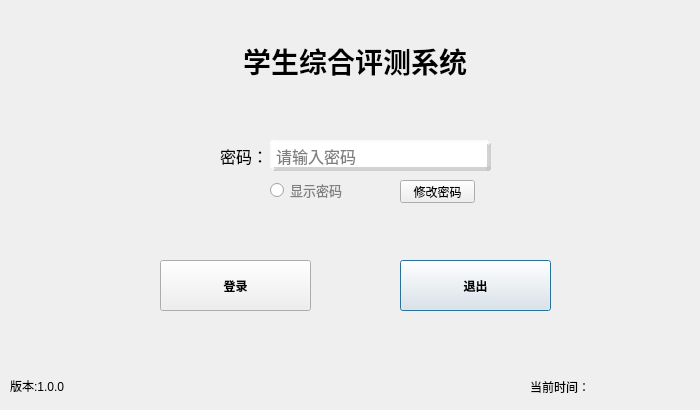
<?xml version="1.0" encoding="UTF-8"?>
<ui version="4.0">
 <class>LoginDialog</class>
 <widget class="QDialog" name="LoginDialog">
  <property name="windowModality">
   <enum>Qt::NonModal</enum>
  </property>
  <property name="enabled">
   <bool>true</bool>
  </property>
  <property name="geometry">
   <rect>
    <x>0</x>
    <y>0</y>
    <width>700</width>
    <height>410</height>
   </rect>
  </property>
  <property name="focusPolicy">
   <enum>Qt::NoFocus</enum>
  </property>
  <property name="statusTip">
   <string/>
  </property>
  <property name="whatsThis">
   <string/>
  </property>
  <property name="styleSheet">
   <string notr="true"/>
  </property>
  <property name="inputMethodHints">
   <set>Qt::ImhNone</set>
  </property>
  <property name="sizeGripEnabled">
   <bool>false</bool>
  </property>
  <property name="modal">
   <bool>false</bool>
  </property>
  <widget class="QLabel" name="headlineLabel">
   <property name="enabled">
    <bool>true</bool>
   </property>
   <property name="geometry">
    <rect>
     <x>0</x>
     <y>40</y>
     <width>710</width>
     <height>41</height>
    </rect>
   </property>
   <property name="sizePolicy">
    <sizepolicy hsizetype="Preferred" vsizetype="Preferred">
     <horstretch>0</horstretch>
     <verstretch>0</verstretch>
    </sizepolicy>
   </property>
   <property name="font">
    <font>
     <family>微软雅黑</family>
     <pointsize>21</pointsize>
     <weight>75</weight>
     <italic>false</italic>
     <bold>true</bold>
     <underline>false</underline>
     <strikeout>false</strikeout>
     <kerning>true</kerning>
    </font>
   </property>
   <property name="toolTip">
    <string>&lt;html&gt;&lt;head/&gt;&lt;body&gt;&lt;p align=&quot;center&quot;&gt;&lt;span style=&quot; font-size:12pt; font-weight:400;&quot;&gt;欢迎使用学生综合评测系统！&lt;/span&gt;&lt;/p&gt;&lt;/body&gt;&lt;/html&gt;</string>
   </property>
   <property name="whatsThis">
    <string>&lt;html&gt;&lt;head/&gt;&lt;body&gt;&lt;p&gt;&lt;span style=&quot; font-size:12pt; font-weight:400;&quot;&gt;欢迎来到学生综合评测系统&lt;/span&gt;&lt;/p&gt;&lt;/body&gt;&lt;/html&gt;</string>
   </property>
   <property name="layoutDirection">
    <enum>Qt::LeftToRight</enum>
   </property>
   <property name="autoFillBackground">
    <bool>false</bool>
   </property>
   <property name="styleSheet">
    <string notr="true">background-image: url(:/myImages/images/studentbk2.jpg);</string>
   </property>
   <property name="frameShape">
    <enum>QFrame::NoFrame</enum>
   </property>
   <property name="lineWidth">
    <number>1</number>
   </property>
   <property name="midLineWidth">
    <number>0</number>
   </property>
   <property name="text">
    <string>学生综合评测系统</string>
   </property>
   <property name="alignment">
    <set>Qt::AlignCenter</set>
   </property>
   <property name="margin">
    <number>0</number>
   </property>
   <property name="indent">
    <number>-1</number>
   </property>
  </widget>
  <widget class="QStackedWidget" name="stackedWidget">
   <property name="geometry">
    <rect>
     <x>0</x>
     <y>100</y>
     <width>711</width>
     <height>231</height>
    </rect>
   </property>
   <property name="currentIndex">
    <number>0</number>
   </property>
   <widget class="QWidget" name="page_0">
    <widget class="QRadioButton" name="showPwdBtn">
     <property name="enabled">
      <bool>true</bool>
     </property>
     <property name="geometry">
      <rect>
       <x>270</x>
       <y>80</y>
       <width>91</width>
       <height>20</height>
      </rect>
     </property>
     <property name="font">
      <font>
       <family>Adobe Arabic</family>
       <pointsize>10</pointsize>
       <weight>50</weight>
       <bold>false</bold>
      </font>
     </property>
     <property name="styleSheet">
      <string notr="true">color: rgb(127, 127, 127);</string>
     </property>
     <property name="text">
      <string>显示密码</string>
     </property>
     <property name="checked">
      <bool>false</bool>
     </property>
    </widget>
    <widget class="QPushButton" name="quitBtn">
     <property name="geometry">
      <rect>
       <x>400</x>
       <y>160</y>
       <width>151</width>
       <height>51</height>
      </rect>
     </property>
     <property name="font">
      <font>
       <family>微软雅黑</family>
       <weight>75</weight>
       <italic>false</italic>
       <bold>true</bold>
      </font>
     </property>
     <property name="styleSheet">
      <string notr="true"/>
     </property>
     <property name="text">
      <string>退出</string>
     </property>
    </widget>
    <widget class="QPushButton" name="loginBtn">
     <property name="geometry">
      <rect>
       <x>160</x>
       <y>160</y>
       <width>151</width>
       <height>51</height>
      </rect>
     </property>
     <property name="font">
      <font>
       <family>微软雅黑</family>
       <weight>75</weight>
       <italic>false</italic>
       <bold>true</bold>
      </font>
     </property>
     <property name="styleSheet">
      <string notr="true"/>
     </property>
     <property name="text">
      <string>登录</string>
     </property>
    </widget>
    <widget class="QLabel" name="pwdLabel">
     <property name="geometry">
      <rect>
       <x>220</x>
       <y>40</y>
       <width>61</width>
       <height>31</height>
      </rect>
     </property>
     <property name="font">
      <font>
       <pointsize>12</pointsize>
      </font>
     </property>
     <property name="toolTip">
      <string>&lt;html&gt;&lt;head/&gt;&lt;body&gt;&lt;p&gt;请在右框中输入密码&lt;/p&gt;&lt;/body&gt;&lt;/html&gt;</string>
     </property>
     <property name="layoutDirection">
      <enum>Qt::LeftToRight</enum>
     </property>
     <property name="text">
      <string>密码：</string>
     </property>
    </widget>
    <widget class="QLineEdit" name="pwdLineEdit">
     <property name="enabled">
      <bool>true</bool>
     </property>
     <property name="geometry">
      <rect>
       <x>270</x>
       <y>40</y>
       <width>221</width>
       <height>31</height>
      </rect>
     </property>
     <property name="font">
      <font>
       <pointsize>12</pointsize>
      </font>
     </property>
     <property name="toolTip">
      <string>&lt;html&gt;&lt;head/&gt;&lt;body&gt;&lt;p align=&quot;center&quot;&gt;默认密码为123456&lt;/p&gt;&lt;/body&gt;&lt;/html&gt;</string>
     </property>
     <property name="whatsThis">
      <string>&lt;html&gt;&lt;head/&gt;&lt;body&gt;&lt;p&gt;您输入的密码将会与数据库中密码进行比对&lt;/p&gt;&lt;/body&gt;&lt;/html&gt;</string>
     </property>
     <property name="layoutDirection">
      <enum>Qt::LeftToRight</enum>
     </property>
     <property name="styleSheet">
      <string notr="true">QLineEdit{
	border-radius: 10px;
	border-style: outset;/*边框样式*/
	border-width: 4px;  /*边框宽度为4像素*/
	border-radius: 3px; /*边框圆角半径*/
	border-color: rgb(198, 198, 198,198);/*边框颜色*/
	background-color:rgb(255, 255, 255);
}</string>
     </property>
     <property name="echoMode">
      <enum>QLineEdit::Password</enum>
     </property>
     <property name="placeholderText">
      <string>请输入密码</string>
     </property>
    </widget>
    <widget class="QPushButton" name="changePwdBtn">
     <property name="geometry">
      <rect>
       <x>400</x>
       <y>80</y>
       <width>75</width>
       <height>23</height>
      </rect>
     </property>
     <property name="text">
      <string>修改密码</string>
     </property>
    </widget>
   </widget>
   <widget class="QWidget" name="page_1">
    <widget class="QLabel" name="oldPwdLabel">
     <property name="geometry">
      <rect>
       <x>200</x>
       <y>40</y>
       <width>71</width>
       <height>31</height>
      </rect>
     </property>
     <property name="font">
      <font>
       <pointsize>12</pointsize>
      </font>
     </property>
     <property name="toolTip">
      <string>&lt;html&gt;&lt;head/&gt;&lt;body&gt;&lt;p&gt;请在右框中输入密码&lt;/p&gt;&lt;/body&gt;&lt;/html&gt;</string>
     </property>
     <property name="layoutDirection">
      <enum>Qt::LeftToRight</enum>
     </property>
     <property name="text">
      <string>原密码：</string>
     </property>
    </widget>
    <widget class="QLineEdit" name="oldPwdLineEdit">
     <property name="enabled">
      <bool>true</bool>
     </property>
     <property name="geometry">
      <rect>
       <x>270</x>
       <y>40</y>
       <width>221</width>
       <height>31</height>
      </rect>
     </property>
     <property name="font">
      <font>
       <pointsize>12</pointsize>
      </font>
     </property>
     <property name="toolTip">
      <string/>
     </property>
     <property name="whatsThis">
      <string>&lt;html&gt;&lt;head/&gt;&lt;body&gt;&lt;p&gt;您输入的密码将会与数据库中密码进行比对&lt;/p&gt;&lt;/body&gt;&lt;/html&gt;</string>
     </property>
     <property name="layoutDirection">
      <enum>Qt::LeftToRight</enum>
     </property>
     <property name="styleSheet">
      <string notr="true">QLineEdit{
	border-radius: 10px;
	border-style: outset;/*边框样式*/
	border-width: 4px;  /*边框宽度为4像素*/
	border-radius: 3px; /*边框圆角半径*/
	border-color: rgb(198, 198, 198,198);/*边框颜色*/
	background-color:rgb(255, 255, 255);
}</string>
     </property>
     <property name="echoMode">
      <enum>QLineEdit::Password</enum>
     </property>
     <property name="placeholderText">
      <string>请输入密码</string>
     </property>
    </widget>
    <widget class="QLabel" name="newPwdLabel">
     <property name="geometry">
      <rect>
       <x>200</x>
       <y>80</y>
       <width>71</width>
       <height>31</height>
      </rect>
     </property>
     <property name="font">
      <font>
       <pointsize>12</pointsize>
      </font>
     </property>
     <property name="toolTip">
      <string>&lt;html&gt;&lt;head/&gt;&lt;body&gt;&lt;p&gt;请在右框中输入密码&lt;/p&gt;&lt;/body&gt;&lt;/html&gt;</string>
     </property>
     <property name="layoutDirection">
      <enum>Qt::LeftToRight</enum>
     </property>
     <property name="text">
      <string>新密码：</string>
     </property>
    </widget>
    <widget class="QLineEdit" name="newPwdLineEdit">
     <property name="enabled">
      <bool>true</bool>
     </property>
     <property name="geometry">
      <rect>
       <x>270</x>
       <y>80</y>
       <width>221</width>
       <height>31</height>
      </rect>
     </property>
     <property name="font">
      <font>
       <pointsize>12</pointsize>
      </font>
     </property>
     <property name="toolTip">
      <string/>
     </property>
     <property name="whatsThis">
      <string>&lt;html&gt;&lt;head/&gt;&lt;body&gt;&lt;p&gt;您输入的密码将会与数据库中密码进行比对&lt;/p&gt;&lt;/body&gt;&lt;/html&gt;</string>
     </property>
     <property name="layoutDirection">
      <enum>Qt::LeftToRight</enum>
     </property>
     <property name="styleSheet">
      <string notr="true">QLineEdit{
	border-radius: 10px;
	border-style: outset;/*边框样式*/
	border-width: 4px;  /*边框宽度为4像素*/
	border-radius: 3px; /*边框圆角半径*/
	border-color: rgb(198, 198, 198,198);/*边框颜色*/
	background-color:rgb(255, 255, 255);
}</string>
     </property>
     <property name="echoMode">
      <enum>QLineEdit::Password</enum>
     </property>
     <property name="placeholderText">
      <string>请输入密码</string>
     </property>
    </widget>
    <widget class="QPushButton" name="ensureChangePwdBtn">
     <property name="geometry">
      <rect>
       <x>160</x>
       <y>160</y>
       <width>151</width>
       <height>51</height>
      </rect>
     </property>
     <property name="font">
      <font>
       <family>微软雅黑</family>
       <weight>75</weight>
       <italic>false</italic>
       <bold>true</bold>
      </font>
     </property>
     <property name="styleSheet">
      <string notr="true"/>
     </property>
     <property name="text">
      <string>修改</string>
     </property>
    </widget>
    <widget class="QPushButton" name="undoChangePwdBtn">
     <property name="geometry">
      <rect>
       <x>400</x>
       <y>160</y>
       <width>151</width>
       <height>51</height>
      </rect>
     </property>
     <property name="font">
      <font>
       <family>微软雅黑</family>
       <weight>75</weight>
       <italic>false</italic>
       <bold>true</bold>
      </font>
     </property>
     <property name="styleSheet">
      <string notr="true"/>
     </property>
     <property name="text">
      <string>返回</string>
     </property>
    </widget>
    <widget class="QRadioButton" name="showPwdBtn_2">
     <property name="enabled">
      <bool>true</bool>
     </property>
     <property name="geometry">
      <rect>
       <x>270</x>
       <y>120</y>
       <width>91</width>
       <height>20</height>
      </rect>
     </property>
     <property name="font">
      <font>
       <family>Adobe Arabic</family>
       <pointsize>10</pointsize>
       <weight>50</weight>
       <bold>false</bold>
      </font>
     </property>
     <property name="styleSheet">
      <string notr="true">color: rgb(127, 127, 127);</string>
     </property>
     <property name="text">
      <string>显示密码</string>
     </property>
     <property name="checked">
      <bool>false</bool>
     </property>
    </widget>
   </widget>
  </widget>
  <widget class="QLabel" name="versionLabel">
   <property name="geometry">
    <rect>
     <x>10</x>
     <y>370</y>
     <width>191</width>
     <height>31</height>
    </rect>
   </property>
   <property name="font">
    <font>
     <pointsize>9</pointsize>
    </font>
   </property>
   <property name="toolTip">
    <string>&lt;html&gt;&lt;head/&gt;&lt;body&gt;&lt;p&gt;完成时间：2019/07/06&lt;/p&gt;&lt;/body&gt;&lt;/html&gt;</string>
   </property>
   <property name="statusTip">
    <string>213</string>
   </property>
   <property name="text">
    <string>版本:1.0.0</string>
   </property>
   <property name="scaledContents">
    <bool>false</bool>
   </property>
  </widget>
  <widget class="QWidget" name="layoutWidget">
   <property name="geometry">
    <rect>
     <x>530</x>
     <y>370</y>
     <width>161</width>
     <height>33</height>
    </rect>
   </property>
   <layout class="QHBoxLayout" name="horizontalLayout">
    <item>
     <widget class="QLabel" name="time">
      <property name="text">
       <string>当前时间：</string>
      </property>
     </widget>
    </item>
    <item>
     <spacer name="horizontalSpacer">
      <property name="orientation">
       <enum>Qt::Horizontal</enum>
      </property>
      <property name="sizeHint" stdset="0">
       <size>
        <width>40</width>
        <height>31</height>
       </size>
      </property>
     </spacer>
    </item>
    <item>
     <widget class="QLabel" name="timeLabel">
      <property name="text">
       <string/>
      </property>
     </widget>
    </item>
   </layout>
  </widget>
  <zorder>layoutWidget</zorder>
  <zorder>headlineLabel</zorder>
  <zorder>stackedWidget</zorder>
  <zorder>versionLabel</zorder>
 </widget>
 <resources/>
 <connections/>
</ui>
